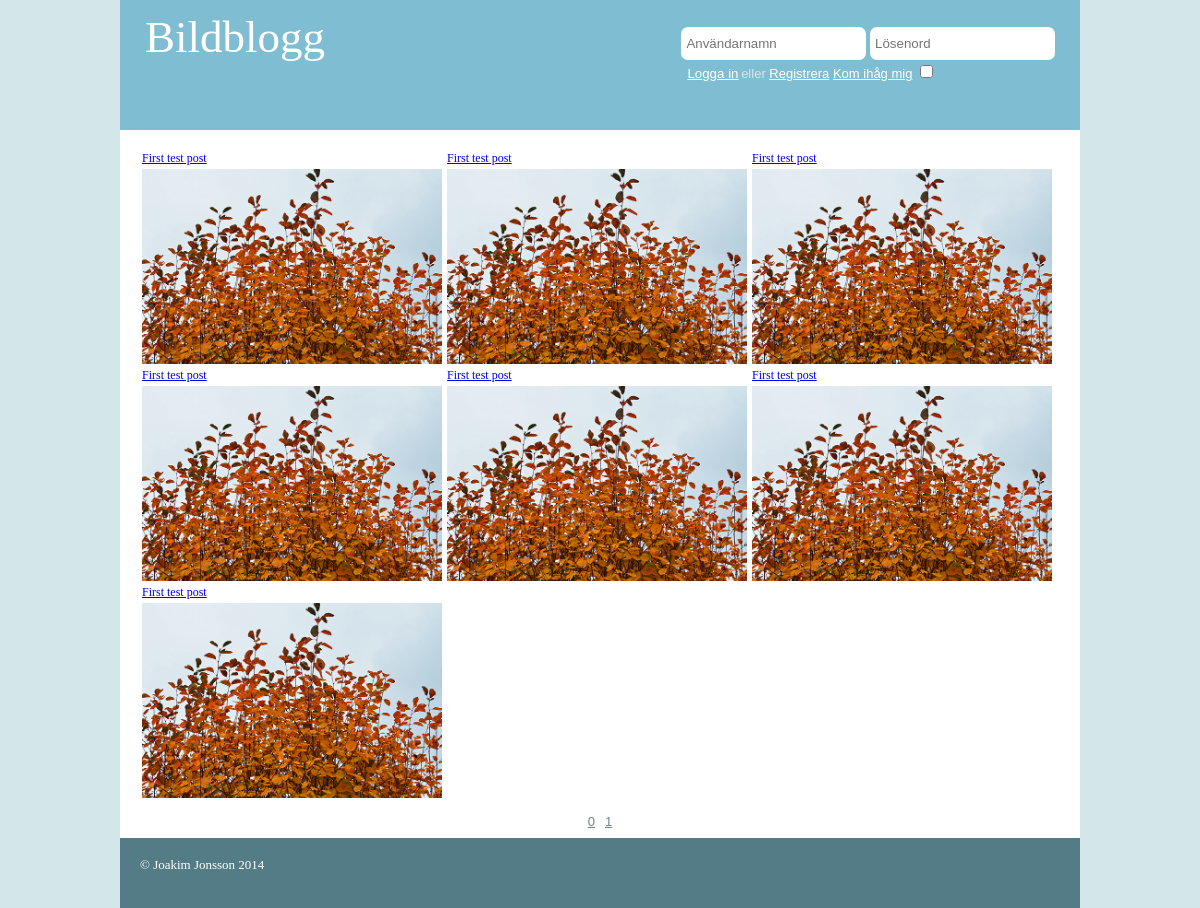
/?page=1, run on the app's committed database.
### tables this page shows
CREATE TABLE IF NOT EXISTS `posts` (
  `pk` int(11) NOT NULL AUTO_INCREMENT,
  `postTitle` varchar(50) NOT NULL,
  `description` varchar(100) DEFAULT NULL,
  `ownerId` int(11) NOT NULL,
  `image` varchar(255) NOT NULL,
  PRIMARY KEY (`pk`)
);

### base/view/View.php (called while the page is built, shortened)
<?php
require_once("common/view/Page.php");
class View {
	private $loginView;
	private $postView;
	public function __construct(\login\view\LoginView $loginView,
								\posts\view\PostsView $postView,
								\register\view\RegisterView $registerView,
								\comments\view\CommentsView $commentsView) {
		$this->loginView = $loginView;
		$this->postView = $postView;
	}
	public function getLoggedOutPage() {
		$header = $this->loginView->getHTMLForm();
		$body = $this->postView->getAllPosts();
		$footer = "";
		return new \common\view\Page("Bildblogg - Utloggad", $header, $body, $footer);
	}
}

### base/controller/BaseController.php (called while the page is built, shortened)
<?php
require_once('login/controller/LoginController.php');
require_once('login/view/LoginView.php');
require_once('posts/view/PostsView.php');
require_once('posts/controller/PostsController.php');
require_once('base/view/View.php');
require_once('posts/model/PostsDAL.php');
require_once('common/model/BaseDAL.php');
require_once('register/view/RegisterView.php');
require_once('register/controller/RegisterController.php');
require_once('comments/view/CommentsView.php');
require_once('comments/controller/CommentsController.php');
class BaseController {
	private $view;
	public function __construct() {
		$baseDAL = new \common\model\BaseDAL();
		$loginModel = new \login\model\LoginModel($baseDAL);
		$loginView = new \login\view\LoginView($loginModel);
		$commentsView = new \comments\view\CommentsView($baseDAL);
		$this->postsView = new \posts\view\PostsView($baseDAL);
		$this->postsController = new \posts\controller\PostsController($this->postsView, $baseDAL);
		$this->registerView = new \register\view\RegisterView();
		$this->registerController = new \register\controller\RegisterController($this->registerView, $baseDAL);
		$this->loginController = new \login\controller\LoginController($loginView, $baseDAL);
		$this->commentsController = new \comments\controller\CommentsController($commentsView, $baseDAL);
		$this->view = new \base\view\View($loginView, $this->postsView, $this->registerView, $commentsView);
	}
	public function runApp() {
		return $this->view->getLoggedOutPage();
	}
}

### common/model/BaseDAL.php (called while the page is built, shortened)
<?php
class BaseDAL {
 	public function __construct() {
 		$this->mysqli = new \mysqli("localhost", "467985", "sonickkk123", "467985");
 	}
}

### posts/model/PostsDAL.php (called while the page is built, shortened)
<?php
require_once("posts/model/PostsModel.php");
class PostsDAL {
	private static $usersTable = "users";
	private static $postsTable = "posts";
	private $mysqli;
	public function __construct(\common\model\BaseDAL $baseDAL) {
		$this->mysqli = $baseDAL->mysqli;
	}
    public function getNumberOfRows() {
       $posts = array();
       $sql = "SELECT users.username, posts.postTitle, posts.pk, posts.description, posts.image
                FROM ".self::$usersTable."
                INNER JOIN ".self::$postsTable." ON users.pk = posts.ownerId
                ORDER BY pk DESC";
        $statement = $this->mysqli->prepare($sql);
        if ($statement->execute() === false) {
            throw new \Exception("Execution of $sql statement failed");
        }
        $statement->bind_result($username, $postTitle, $id, $description, $image);
        while ($statement->fetch()) {
            $posts[] = new \posts\model\PostsModel($username, $id, $postTitle, $description, $image);
        }
        return count($posts);
    }
	public function getAllPosts($start, $end) {
		$posts = array();
		$sql = "SELECT users.username, posts.postTitle, posts.pk, posts.description, posts.image
        		FROM ".self::$usersTable."
        		INNER JOIN ".self::$postsTable." ON users.pk = posts.ownerId
                ORDER BY pk DESC
                LIMIT $start, $end";
		$statement = $this->mysqli->prepare($sql);
        if ($statement->execute() === false) {
            throw new \Exception("Execution of $sql statement failed");
        }
        $statement->bind_result($username, $postTitle, $id, $description, $image);
        while ($statement->fetch()) {
            $posts[] = new \posts\model\PostsModel($username, $id, $postTitle, $description, $image);
        }
        return $posts;
	}
}

### posts/model/PostsModel.php (called while the page is built, shortened)
<?php
class postsModel {
	public function __construct($username, $postID, $postTitle, $description, $imagePath) {
		$this->Title = $postTitle;
		$this->ID = $postID;
		$this->imagePath = $imagePath;
	}
}

### login/controller/LoginController.php (called while the page is built, shortened)
<?php
class LoginController {
	public function __construct(\login\view\LoginView $view, \common\model\BaseDAL $baseDAL) {
		$this->view = $view;
		$this->model = new \login\model\LoginModel($baseDAL);
	}
	public function userSession() {
		return false;
	}
}

### register/controller/RegisterController.php (called while the page is built, shortened)
<?php
class RegisterController {
	public function __construct(\register\view\RegisterView $view, \common\model\BaseDAL $baseDAL) {
		$this->view = $view;
	}
}

### register/view/RegisterView.php (called while the page is built, shortened)
<?php
class RegisterView {
	public function userRegistrating() {
		return false;
	}
	public function userWantsToRegister() {
		return false;
	}
}

### comments/controller/CommentsController.php (called while the page is built, shortened)
<?php
class CommentsController {
	public function __construct(\comments\view\CommentsView $view, \common\model\BaseDAL $baseDAL) {
		$this->view = $view;
	}
}

### comments/view/CommentsView.php (called while the page is built, shortened)
<?php
class CommentsView {
	private static $SUBMIT = "AddComment";
	private static $UPDATE = "UpdateComment";
	private static $DELETE = "DeleteComment";
	public function userCommenting() {
		return isset($_POST[self::$SUBMIT]);
	}
	public function userUpdatingComment() {
		return isset($_POST[self::$UPDATE]);
	}
	public function userDeletingComment() {
		return isset($_POST[self::$DELETE]);
	}
}

### posts/controller/PostsController.php (called while the page is built, shortened)
<?php
require_once("login/model/LoginModel.php");
require_once("posts/model/PostsDAL.php");
require_once("posts/model/ImageModel.php");
require_once("posts/model/PostsModel.php");
class PostsController {
	public function __construct(\posts\view\PostsView $view, \common\model\BaseDAL $baseDAL) {
		$this->view = $view;
	}
}

### common/view/page.php (called while the page is built, shortened)
<?php
class Page {
	public function __construct($title, $header, $body, $footer) {
		$this->header = $header;
		$this->body = $body;
	}
}

### posts/view/PostsView.php (the view, shortened to what this page needs)
<?php
include_once("posts/model/postsDAL.php");
class PostsView {
	private static $SUBMIT = 'addpost';
	private static $POSTSPERPAGE = 12;
	private static $PAGENR = "page";
	public function __construct(\common\model\BaseDAL $baseDAL) {
		$this->postsDAL = new \posts\model\PostsDAL($baseDAL);
	}
	private function getNumberOfPages() {
		$total = $this->postsDAL->getNumberOfRows();
		$pageNumber = ceil($total/self::$POSTSPERPAGE);
		return $pageNumber;
	}
	private function getPageNr() {
		if (isset($_GET[self::$PAGENR])) {
			return $_GET[self::$PAGENR];
		}
		else {
			return 0;
		}
	}
	private function getPostsRange() {
		$pageNr = $this->getPageNr();
		$start = $pageNr*self::$POSTSPERPAGE;
		$end = $start+self::$POSTSPERPAGE;
		return array('start' => $start, 'end' => $end);
	}
	public function getAllPosts() {
		$nrPages = $this->getNumberOfPages();
		$range = $this->getPostsRange();
		$posts = $this->postsDAL->getAllPosts($range['start'], $range['end']);
		$html = "<div id='posts'>";
		foreach ($posts as $post) {
			$html .= "<div class='post'>";
			$html .= "<h2><a href='?postid=$post->ID'>$post->Title</a></h2>";
			$html .= "<div class='post-img'>";
			$html .= "<img src='$post->imagePath' class='img-thumb' />";
			$html .= "</div>";
			$html .= "</div>";
		}
		$html .= "<div class='clearfix'></div>";
		$html .= "</div>";
		$html .= "<div id='pagination'>";
		for ($i=0; $i < $nrPages; $i++) {
			$pageNr = $i;
			$html .= "<a href='?page=$pageNr'>$pageNr</a>";
		}
		$html .= "</div>";
		return $html;
	}
	public function showSingle() {
		return false;
	}
	public function userPosting() {
		return isset($_POST[self::$SUBMIT]);
	}
}

### login/view/LoginView.php (shortened to what this page needs)
<?php
class LoginView {
	private static $LOGOUT = 'logout';
	private static $USERNAME = 'username';
	private static $PASSWORD = 'password';
	private static $SUBMIT = 'LoginView::submit';
	private static $SUBMITID = 'submitId';
	private static $USERID = 'usernameId';
	private static $PASSID = 'passwordId';
	private static $REMEMBER = 'remember';
	public $message;
	public function getHTMLForm() {
		$html =
		"<div id='login_form'>
			<form action='?login' method='post' enctype='multipart/form-data'>
				<fieldset>
					<p>$this->message</p>
					<input id=".self::$USERID." placeholder='Användarnamn' name=".self::$USERNAME." />
					<input id=".self::$PASSID." placeholder='Lösenord' type='password' name=".self::$PASSWORD." /> <br />
					<input id=".self::$SUBMITID." type='submit' name=".self::$SUBMIT." value='Logga in' />
					eller
					<a id='registerBtn' href='?register'>Registrera</a>
					<label for=".self::$REMEMBER.">Kom ihåg mig</label>
					<input id=".self::$REMEMBER." type='checkbox' name=".self::$REMEMBER." />
				</fieldset>
			</form>
		</div>";
		return $html;
	}
	public function userLoggingOut() {
		return isset($_GET[self::$LOGOUT]);
	}
	public function userLoggingIn() {
		return isset($_POST[self::$SUBMIT]);
	}
	public function userCookies() {
		return false;
	}
}

### index.php (shortened to what this page needs)
<?php
require_once("common/view/View.php");
require_once("base/controller/BaseController.php");
try {
	$app = new \base\controller\BaseController();
	$view = new \common\view\View();
	$page = $app->runApp();
	echo $view->assemblePage($page);
} catch (\Exception $e) {
	header("Location: http://www.laht.eu5.org");
}

### common/view/View.php (shortened to what this page needs)
<?php
class View {
	public function assemblePage(\common\view\Page $page) {
		$title = $page->title;
		$header = $page->header;
		$body = $page->body;
		$footer = $page->footer;
		$html =
		"<!DOCTYPE html>
		    <head>
		        <meta charset='utf-8'>
		        <meta http-equiv='X-UA-Compatible' content='IE=edge'>
		        <title>$title</title>
		        <meta name='description' content='>
		        <meta name='viewport' content='width=device-width, initial-scale=1'>
		        <link rel='stylesheet' href='style/reset.css'>
		        <link rel='stylesheet' href='style/style.css'>
		    </head>
		    <body>
		    	<div id='main'>
		    		<div id='header'>
		    			<h1 id='logo'><a href='http://www.laht.eu5.org/'>Bildblogg</a></h1>
		    			<div id='menu'>
		    				$header
		    			</div>
		    		</div>
		    		<div id='content'>
		    			$body
		    		</div>
		    		<div id='footer'>
		    			$footer
		    			© Joakim Jonsson 2014
		    		</div>
		    	</div>
		    </body>
		</html>";
		return $html;
	}
}

### style/style.css (style rules this page uses)
body { background: #D3E7EA; }
#main { width: 960px; background: #fff; margin: 0 auto; }
#logo a { margin-left: 10px; float: left; font-size: 45px; font-family: 'tekton pro'; font-style: bold oblique; color: #fff; text-decoration: none; }
#submitId { background: 0; border: 0; margin-right: -7px; text-decoration: underline; color: #fff; }
#posts .post-img { overflow-y: hidden; height: 200px; }
#header { padding: 15px; background: #7FBDD2; height: 100px; }
#content { padding: 10px; font-family: verdana; font-size: 12px; }
#pagination a { color: #6E8189; text-decoration: underline; font-family: arial; font-size: 13px; margin: 0 5px 0 5px; }
#pagination { display: table; margin: 0 auto; }
#usernameId, #passwordId { height: 23px; width: 175px; border-radius: 7px; padding: 5px; border: 1px; margin-bottom: 2px; margin-top: 2px; }
#menu { margin-right: 10px; margin-top: 10px; float: right; }
#login_form, #loggedInHeader { float: right; }
#login_form fieldset { color: #D3E7EA; font-family: arial; font-size: 13px; }
#login_form fieldset { color: #D3E7EA; }
label { color: #fff; text-decoration: underline; font-family: arial; font-size: 13px; }
#footer { background: #547C87; padding: 20px; height: 30px; color: #fff; font-family: verdana; font-size: 13px; }
.logoutBtn, #registerBtn { color: #fff; text-decoration: underline; font-family: arial; font-size: 13px; }
#posts, #post { padding: 12px; }
#posts .img-thumb { margin-top: 5px; max-width: 300px; }
.post { float: left; margin: 0 5px 5px 0; }

### data on the page
posts: postTitle "First test post", image (picture)
posts: postTitle "First test post", image (picture)
posts: postTitle "First test post", image (picture)
posts: postTitle "First test post", image (picture)
posts: postTitle "First test post", image (picture)
posts: postTitle "First test post", image (picture)
posts: postTitle "First test post", image (picture)

### other printed values
$pageNr "0"
$pageNr "1"
